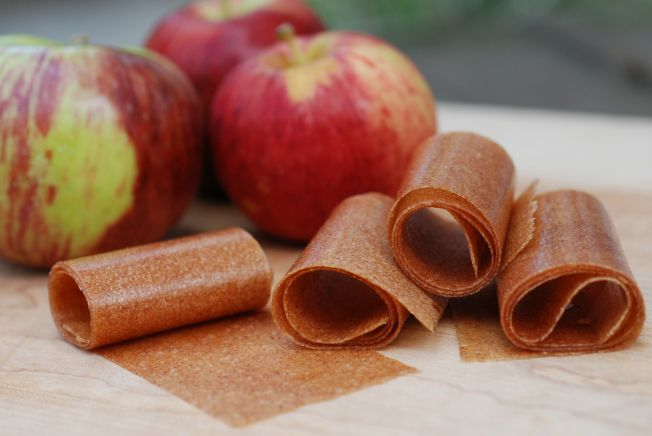
#> input picture vision/k230/k230yolo11部署/test_yolo11/calibration_data/apple_11.jpg, 652 x 436 px, given in place of the camera
$ python hsv_tuner.py
#> lines starting #> are read from the running program, lines starting #| are printed output that depends on the picture; after the words box and inside, x2 and y2 are one past the last pixel; in counts of white or black regions, pixels touching at a corner belong together
"""
OpenCV HSL 阈值调参工具
========================
6个滑条实时调节 H/S/V 上下限, mask窗口实时预览
目标变白、背景变黑 → 按 s 保存阈值到文件

用法:
  python hsv_tuner.py
  q=退出  s=保存阈值
"""
import cv2
import numpy as np

# ---- 默认值 (可以从这里开始拖) ----
H_LOW, H_HIGH = 0, 180
S_LOW, S_HIGH = 0, 255
V_LOW, V_HIGH = 0, 255

WINDOW = "HSV Tuner | q=quit s=save"


def nothing(x):
    pass


def main():
    cap = cv2.VideoCapture(0)
    if not cap.isOpened():
        print("摄像头打不开"); return

    cv2.namedWindow(WINDOW, cv2.WINDOW_NORMAL)
    cv2.resizeWindow(WINDOW, 640, 480)
    cv2.namedWindow("Mask", cv2.WINDOW_NORMAL)

    cv2.createTrackbar("H_low",  WINDOW, 0,   180, nothing)
    cv2.createTrackbar("H_high", WINDOW, 180, 180, nothing)
    cv2.createTrackbar("S_low",  WINDOW, 0,   255, nothing)
    cv2.createTrackbar("S_high", WINDOW, 255, 255, nothing)
    cv2.createTrackbar("V_low",  WINDOW, 0,   255, nothing)
    cv2.createTrackbar("V_high", WINDOW, 255, 255, nothing)

    print("拖动滑条 → 目标变白背景变黑 → 按s保存 按q退出")

    while True:
        ok, frame = cap.read()
#> frame is the input picture: shape (436, 652, 3); mean B, G, R 93.3, 110.9, 152.5
        if not ok:
            break

        hsv = cv2.cvtColor(frame, cv2.COLOR_BGR2HSV)
#> hsv: shape (436, 652, 3); mean H, S, V 31, 114.6, 154

        h_low  = cv2.getTrackbarPos("H_low",  WINDOW)
        h_high = cv2.getTrackbarPos("H_high", WINDOW)
        s_low  = cv2.getTrackbarPos("S_low",  WINDOW)
        s_high = cv2.getTrackbarPos("S_high", WINDOW)
        v_low  = cv2.getTrackbarPos("V_low",  WINDOW)
        v_high = cv2.getTrackbarPos("V_high", WINDOW)

        lower = np.array([h_low, s_low, v_low])
        upper = np.array([h_high, s_high, v_high])
        mask = cv2.inRange(hsv, lower, upper)
#> mask: shape (436, 652); every value is 255

        # 形态学去噪
        kernel = np.ones((3, 3), np.uint8)
        mask = cv2.morphologyEx(mask, cv2.MORPH_OPEN, kernel)
        mask = cv2.morphologyEx(mask, cv2.MORPH_CLOSE, kernel)

        # 找轮廓画在原图上
        contours, _ = cv2.findContours(mask, cv2.RETR_EXTERNAL, cv2.CHAIN_APPROX_SIMPLE)
#> contours = [[[0, 0], [0, 435], [651, 435], [651, 0]]]
        for cnt in contours:
            area = cv2.contourArea(cnt)
            if area > 200:
                x, y, w, h = cv2.boundingRect(cnt)
                cv2.rectangle(frame, (x, y), (x + w, y + h), (0, 255, 255), 2)
                cv2.putText(frame, "area={:.0f}".format(area),
                            (x, y - 5), cv2.FONT_HERSHEY_SIMPLEX,
                            0.5, (0, 255, 255), 1)
#> this loop made 1 pass
#> (cnt, area, x, y, w, h) on pass 1: ([[0, 0], [0, 435], [651, 435], [651, 0]], 283185, 0, 0, 652, 436)
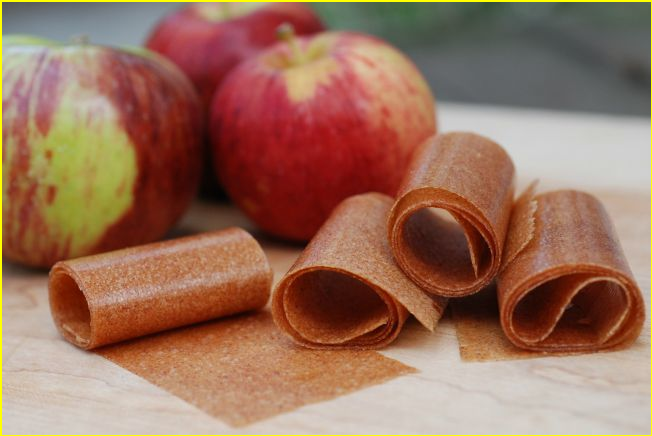
#> frame: shape (436, 652, 3); 1.15% of pixels changed, all inside (x1, y1, x2, y2) = (0, 0, 652, 436)

        # 状态提示
        info = "HSL [{}:{}  {}:{}  {}:{}]".format(
            h_low, h_high, s_low, s_high, v_low, v_high)
        cv2.putText(frame, info, (10, 20),
                    cv2.FONT_HERSHEY_SIMPLEX, 0.5, (255, 255, 255), 1)
        cv2.putText(frame, "s:save  q:quit", (10, 40),
                    cv2.FONT_HERSHEY_SIMPLEX, 0.5, (255, 255, 255), 1)
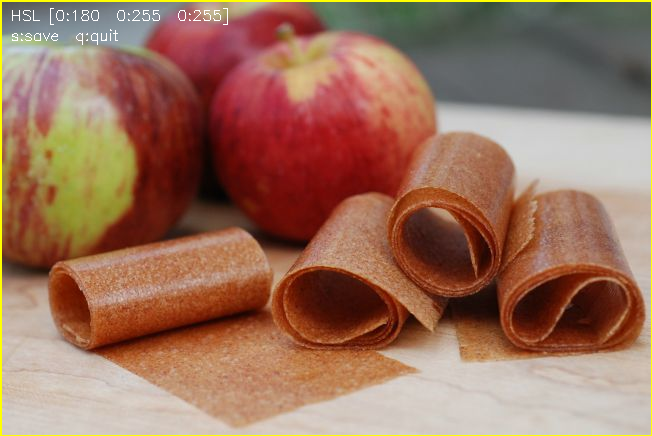
#> frame: shape (436, 652, 3); mean B, G, R 92, 112.4, 154

        cv2.imshow(WINDOW, frame)
        cv2.imshow("Mask", mask)

        key = cv2.waitKey(1) & 0xFF
#> (key q is pressed here)
        if key == ord('q'):
            break
        elif key == ord('s'):
            vals = (h_low, h_high, s_low, s_high, v_low, v_high)
            with open("thresholds.txt", "a") as f:
                f.write("({}, {}, {}, {}, {}, {})\n".format(*vals))
            print("SAVED: ({}, {}, {}, {}, {}, {})".format(*vals))

    cap.release()
    cv2.destroyAllWindows()


if __name__ == "__main__":
    main()

$ run again, on vision/k230/k230yolo11部署/test_yolo11/calibration_data/apple_43.jpg
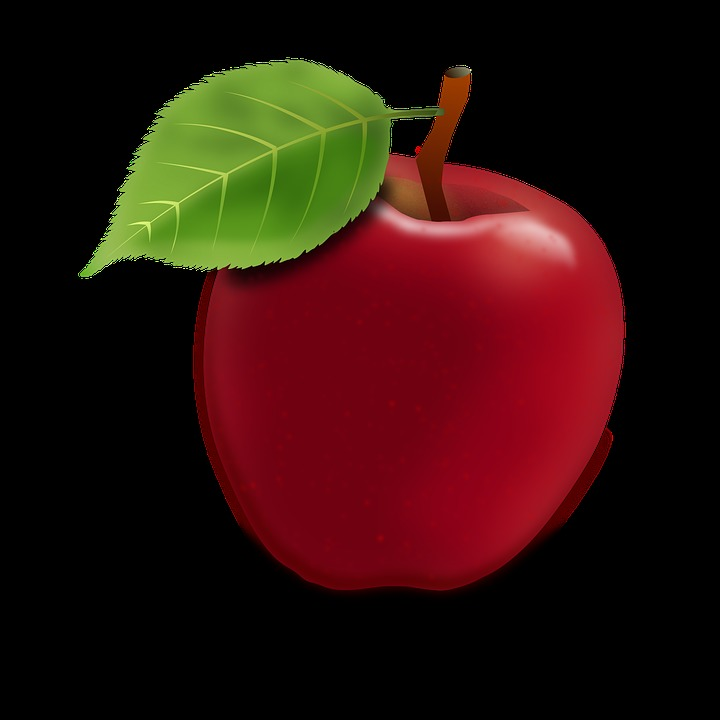
#> input picture vision/k230/k230yolo11部署/test_yolo11/calibration_data/apple_43.jpg, 720 x 720 px, given in place of the camera
#> in main, frame is the input picture: shape (720, 720, 3); mean B, G, R 11.4, 17.4, 46.3
#> hsv: shape (720, 720, 3); mean H, S, V 49.9, 92.8, 50.6
#> mask: shape (720, 720); every value is 255
#> contours = [[[0, 0], [0, 719], [719, 719], [719, 0]]]
#> the loop in main, `for cnt in contours:` made 1 pass
#> (cnt, area, x, y, w, h) on pass 1: ([[0, 0], [0, 719], [719, 719], [719, 0]], 516961, 0, 0, 720, 720)
#> after the loop in main, `for cnt in contours:`:
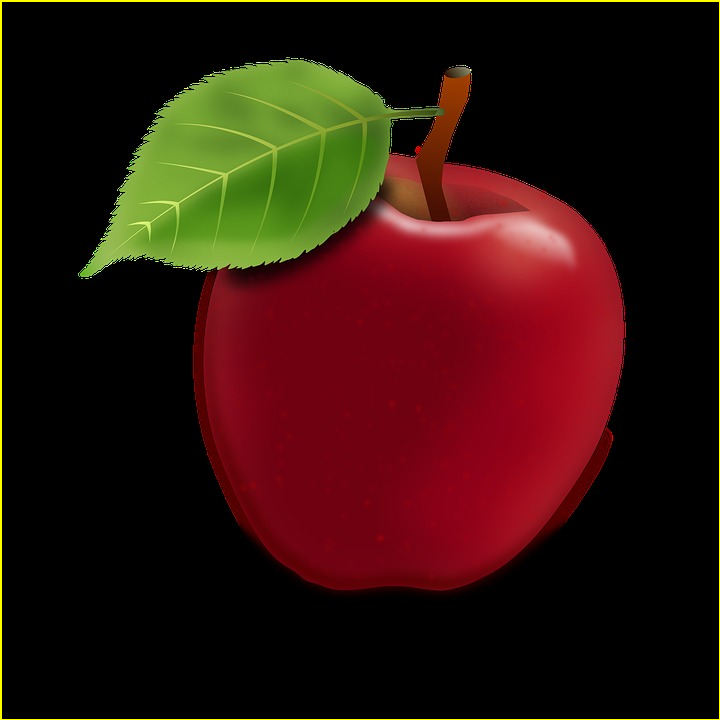
#> frame: shape (720, 720, 3); 0.83% of pixels changed, all inside (x1, y1, x2, y2) = (0, 0, 720, 720)
#> in main, `cv2.putText(frame, "s:save  q:quit", (10, 40), cv2.FONT_HERSHEY_SIMPLE..`:
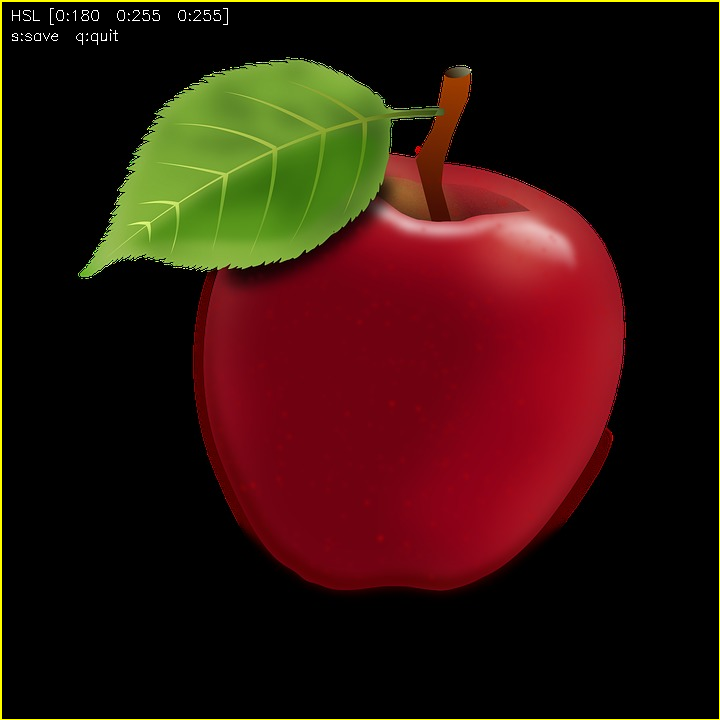
#> frame: shape (720, 720, 3); mean B, G, R 11.7, 19.8, 48.7

$ run again, on vision/k230/k230yolo11部署/test_yolo11/calibration_data/apple_46.jpg
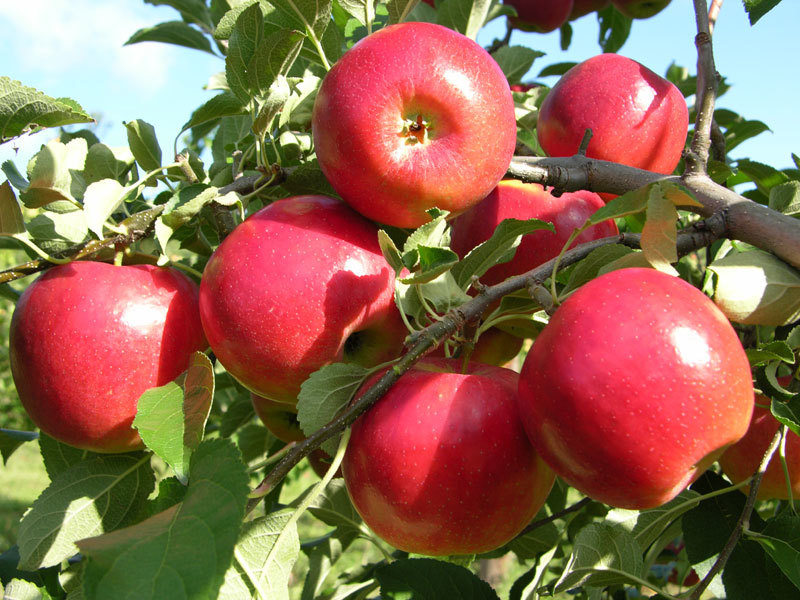
#> input picture vision/k230/k230yolo11部署/test_yolo11/calibration_data/apple_46.jpg, 800 x 600 px, given in place of the camera
#> in main, frame is the input picture: shape (600, 800, 3); mean B, G, R 81.6, 104.5, 143.7
#> hsv: shape (600, 800, 3); mean H, S, V 68, 149.4, 154.4
#> mask: shape (600, 800); every value is 255
#> contours = [[[0, 0], [0, 599], [799, 599], [799, 0]]]
#> the loop in main, `for cnt in contours:` made 1 pass
#> (cnt, area, x, y, w, h) on pass 1: ([[0, 0], [0, 599], [799, 599], [799, 0]], 478601, 0, 0, 800, 600)
#> after the loop in main, `for cnt in contours:`:
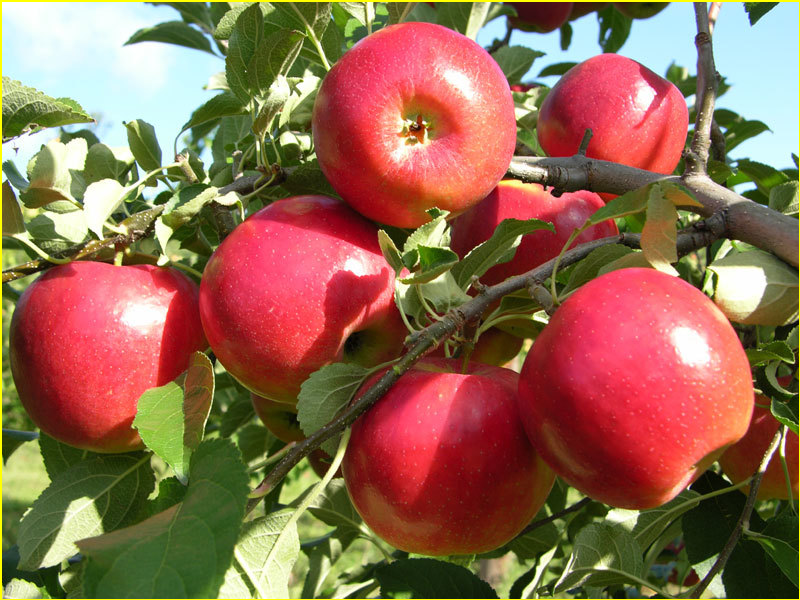
#> frame: shape (600, 800, 3); 0.87% of pixels changed, all inside (x1, y1, x2, y2) = (0, 0, 800, 600)
